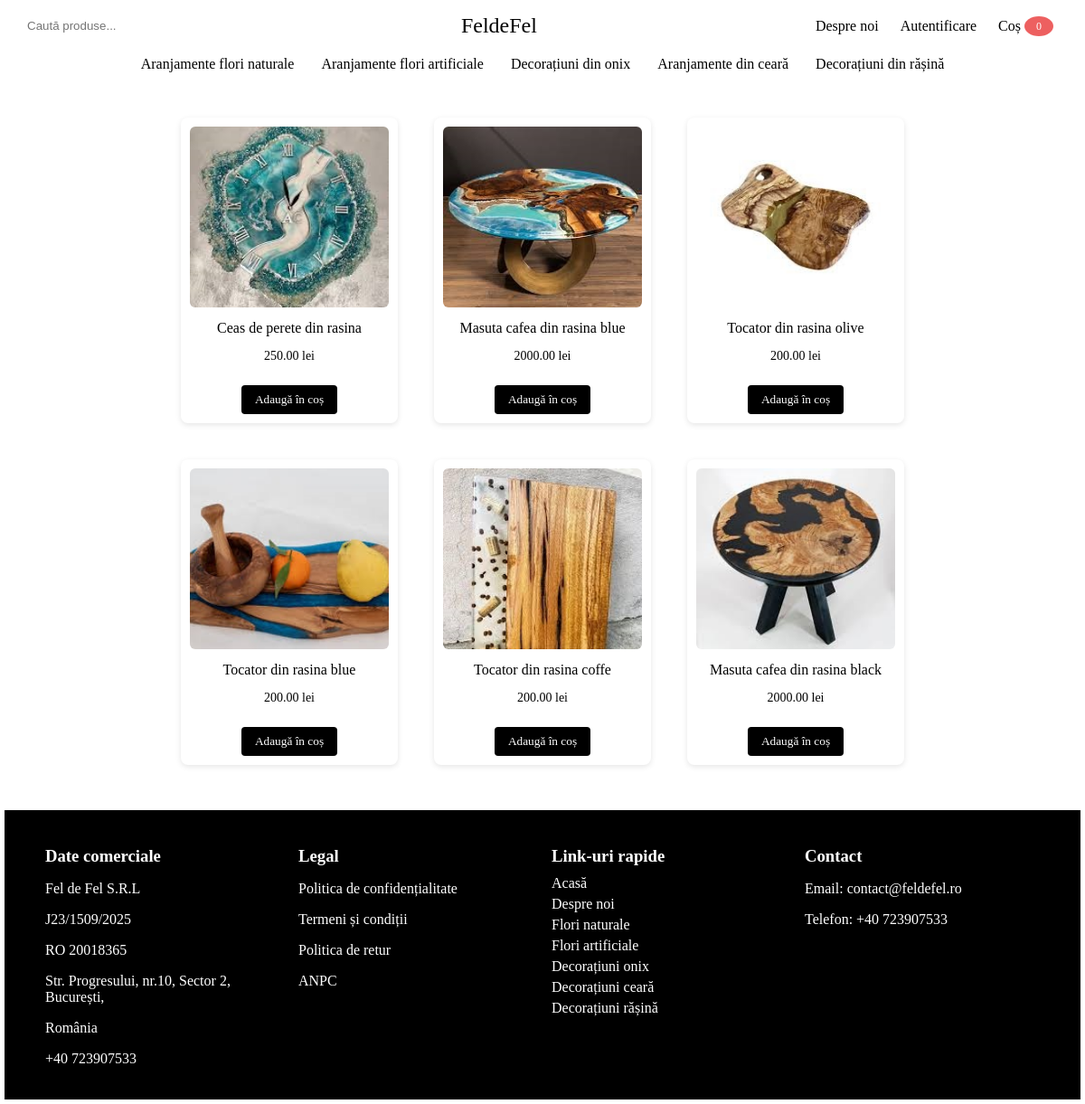
The page /decoratiuni/rasina on the database its author committed.
### decoratiuni/models.py (models this page shows, shortened)
class ResinDecoration(models.Model):
    name = models.CharField(max_length=255)
    slug = models.SlugField(blank=True, unique=True)
    description = models.TextField()
    price = models.DecimalField(max_digits=10, decimal_places=2)
    image = models.ImageField(upload_to="decoratiuni/resina")
    created = models.DateTimeField(auto_now_add=True)
    updated = models.DateTimeField(auto_now=True)

### decoratiuni/views.py (the view)
# urls.py: path("rasina", resin_decorations_view, name="decoratiuni_rasina"),
def resin_decorations_view(request):
    produse = ResinDecoration.objects.all()
    context = {
          'produse': produse
	}
    return render(request, 'resin_decorations.html', context)

### cart/processors.py (called while the page is built)
def add_cart_to_context(request):
    cart = request.session.get("cart", {})
    total = 0
    for item in cart.values():
        total += round(item["price"] * item["quantity"], 2)
    return {
        "cart": cart,
        "cart_total": round(total, 2),
        "cart_count": sum(item["quantity"] for item in cart.values())
    }

### decoratiuni/templates/resin_decorations.html (shortened to what this page needs)
<!DOCTYPE html>
<html lang="en">
<head>
</head>
<body>
    <header class="top-bar">
        <div class="search-box">
            <form method="get" action="{% url 'home:search' %}">
                <input type="text" name="q" placeholder="Caută produse...">
            </form>
        </div>
        <div class="logo">
            <a href="{% url 'home:home' %}">FeldeFel</a>
        </div>
        <nav class="nav-links">
            <a href="{% url 'home:despre' %}">Despre noi</a>
            {% if user.is_authenticated %}
                <a href="{% url 'accounts:profile' %}" class="account-link"> {{ user.first_name }} {{ user.last_name }}</a>
            {% else %}
                <a href="{% url 'accounts:login' %}" class="account-link">Autentificare</a>
            {% endif %}
            <a href="{% url 'cart:cart_url' %}" class="cart-link">
                Coș <span class="cart-badge">{{ cart_count }}</span>
            </a>
        </nav>
    </header>
    <nav class="categories-bar">
        <a href="{% url 'aranjamente_flori:naturale' %}">Aranjamente flori naturale</a>
        <a href="{% url 'aranjamente_flori:artificiale' %}">Aranjamente flori artificiale</a>
        <a href="{% url 'decoratiuni:decoratiuni_onyx' %}">Decorațiuni din onix</a>
        <a href="{% url 'aranjamente_ceara:wax_arrangements_url' %}">Aranjamente din ceară</a>
        <a href="{% url 'decoratiuni:decoratiuni_rasina' %}">Decorațiuni din rășină</a>
    </nav>
    <section class="products-section">
        <div class="products-grid">
           {% for produs in produse %}
                <div class="product-card">
                    <a href="{% url 'decoratiuni:detalii_rasina' produs.slug %}">
                        <img src="{{ produs.image.url }}" alt="{{ produs.name }}">
                    </a>
                    <p class="product-name"> {{ produs.name }}</p>
                    <p class="product-price"> {{ produs.price }} lei </p>
                    <form method="post" action="{% url 'cart:add_to_cart_url' produs.slug %}">
                        <button type="submit">Adaugă în coș</button>
                    </form>
                </div>
            {% empty %}
                <p>Nu există produse disponibile momentan.</p>
            {% endfor %}
        </div>
    </section>
    <footer>
        <div class="footer-container">
            <div class="footer-column">
                <h3> Date comerciale </h3>
                <p> Fel de Fel S.R.L </p>
                <p> J23/1509/2025 </p>
                <p> RO 20018365 </p>
                <p> Str. Progresului, nr.10, Sector 2, București, </p>
                <p> România </p>
                <p> +40 723907533 </p>
            </div>
            <div class="footer-column">
                <h3> Legal </h3>
                <p> Politica de confidențialitate </p>
                <p> Termeni și condiții </p>
                <p> Politica de retur </p>
                <p> ANPC </p>
            </div>
            <div class="footer-column">
                <h3> Link-uri rapide </h3>
                <a href="{% url 'home:home' %}">Acasă</a>
                <a href="{% url 'home:despre' %}">Despre noi</a>
                <a href="{% url 'aranjamente_flori:naturale' %}"> Flori naturale </a>
                <a href="{% url 'aranjamente_flori:artificiale' %}"> Flori artificiale </a>
                <a href="{% url 'decoratiuni:decoratiuni_onyx' %}"> Decorațiuni onix </a>
                <a href="{% url 'aranjamente_ceara:wax_arrangements_url' %}"> Decorațiuni ceară </a>
                <a href="{% url 'decoratiuni:decoratiuni_rasina' %}"> Decorațiuni rășină </a>
            </div>
            <div class="footer-column">
                <h3> Contact </h3>
                <p> Email: contact@feldefel.ro </p>
                <p> Telefon: +40 723907533 </p>
            </div>
        </div>
    </footer>
</body>
</html>

### decoratiuni/templates/resin_decorations.html (style rules this page uses)
body { margin: 5px; font-family: cursive; background-color: white; }
.top-bar { background-color: white; color:black; display: flex; justify-content: space-between; align-items: center; padding: 10px 20px; }
.top-bar .logo a { font-size: 24px; font-family: cursive; color: black; text-decoration: none; }
.top-bar a { color: black; text-decoration: none; margin: 0 10px; }
.top-bar .search-box input { padding: 5px; border-radius: 4px; border: none; }
.cart-link { position: relative; font-weight: normal; display: inline-flex; align-items: center; gap: 4px; }
.cart-badge { background-color: rgb(237, 96, 96); color: white; border-radius: 50%; padding: 2px 7px; font-size: 12px; vertical-align: middle; line-height: 1; min-width: 18px; height: 18px; display: flex; justify-content: center; align-items: center; }
.categories-bar { color:black; display: flex; justify-content: center; padding: 10px 0; }
.categories-bar a { color: black; text-decoration: none; padding: 0 15px; }
.products-section { padding: 20px; text-align: center; }
.products-grid { display: grid; flex-wrap: wrap; justify-content: center; grid-template-columns: repeat(3, 1fr); gap: 40px; margin-top: 20px; padding: 0 200px; }
.product-card { width: 220px; background-color: white; border: 1 solid; border-radius: 8px; padding: 10px; text-align: center; transition: 0.3s ease; box-shadow: 0 2px 6px rgba(0, 0, 0, 0.1); }
.product-card img { width: 100%; height: 200px; object-fit: cover; border-radius: 6px; }
.product-name { margin: 10px 0 5px; font-family: cursive; font-size: 16px; }
.product-price { color:black; font-size: 14px; }
.product-card form button { padding: 8px 15px; background-color: black; color: white; border: none; border-radius: 4px; cursor: pointer; font-family: cursive; margin-top: 10px; transition: 0.3s; }
footer { background: black; padding: 20px 0; border-top: 1px solid black; margin-top: 30px; }
.footer-container { max-width: 1100px; margin: auto; display: grid; grid-template-columns: repeat(auto-fit, minmax(200px, 1fr)); gap: 20px; text-align: center; }
.footer-column h3 { margin-bottom: 10px; }
.footer-column a { display: block; text-decoration: none; text-align: left; color: white; margin-bottom: 5px; }
.footer-column p { color: white; text-align: left; }
h3 { color: white; text-align: left; }

### rows shown on the page
ResinDecoration: image (picture), name "Ceas de perete din rasina", price "250.00"
ResinDecoration: image (picture), name "Masuta cafea din rasina blue", price "2000.00"
ResinDecoration: image (picture), name "Tocator din rasina olive", price "200.00"
ResinDecoration: image (picture), name "Tocator din rasina blue", price "200.00"
ResinDecoration: image (picture), name "Tocator din rasina coffe", price "200.00"
ResinDecoration: image (picture), name "Masuta cafea din rasina black", price "2000.00"

### other values the page prints
{{ cart_count }} "0"
